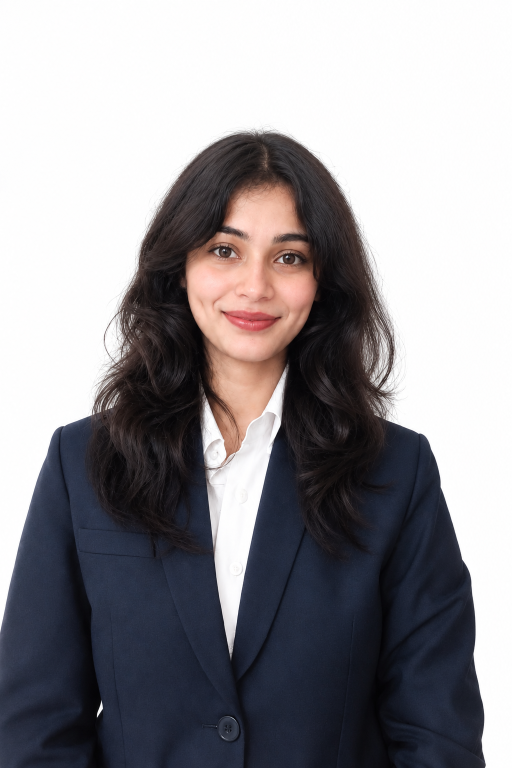
#> input picture me.jpg, 1024 x 1536 px, found by its file name (shown at 1/2 size)
$ python segment.py
#> lines starting #> are read from the running program, lines starting #| are printed output that depends on the picture; after the words box and inside, x2 and y2 are one past the last pixel; in counts of white or black regions, pixels touching at a corner belong together
import numpy as np
from PIL import Image
from scipy import ndimage

img = Image.open('me.jpg')
#> img is the input picture: PIL image 1024x1536 RGB; mean R, G, B 145.5, 143.1, 147.1
arr = np.array(img)
# The wall background is bright (R > 215, G > 210, B > 200)
# Let's check connected components starting from border
is_bg_color = (arr[:, :, 0] > 218) & (arr[:, :, 1] > 212) & (arr[:, :, 2] > 205)
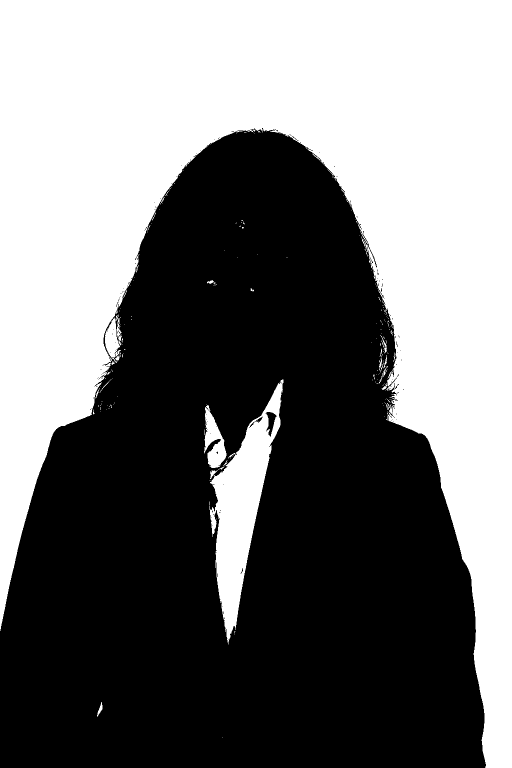
#> is_bg_color: shape (1536, 1024) bool (shown at 1/2 size); 45.9% white; 220 white regions (192 under 20 px), largest, box (x1, y1, x2, y2) and area: (0, 0, 1024, 1536) 686095, (419, 759, 567, 1289) 28847, (408, 810, 453, 936) 2986

# Label connected components of background
labeled, num_features = ndimage.label(is_bg_color)
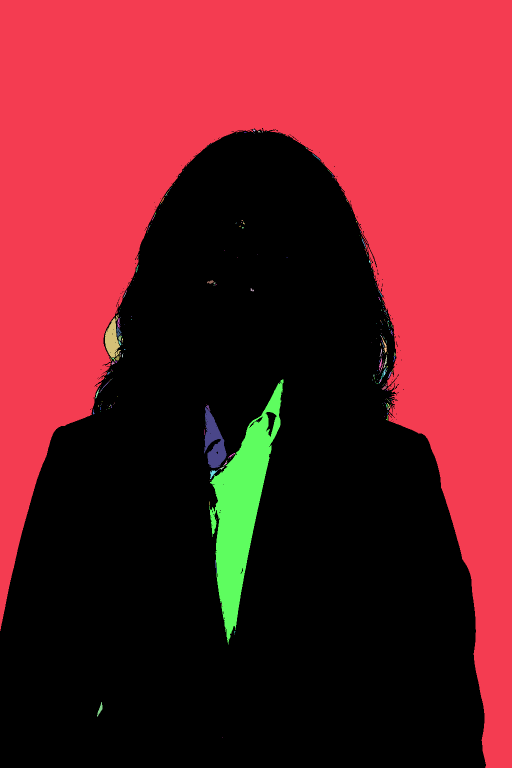
#> labeled: shape (1536, 1024) int32 (shown at 1/2 size); 420 distinct labels, from 0 to 419; one colour per label, 0 black
#> num_features = 419

# Find labels that touch the top border (definitely background)
top_labels = set(labeled[0, :])
#> top_labels = 1 item
left_labels = set(labeled[:500, 0])
#> left_labels = 1 item
right_labels = set(labeled[:500, -1])
#> right_labels = 1 item
bg_labels = (top_labels | left_labels | right_labels) - {0}
#> bg_labels = 1 item

bg_mask = np.isin(labeled, list(bg_labels))
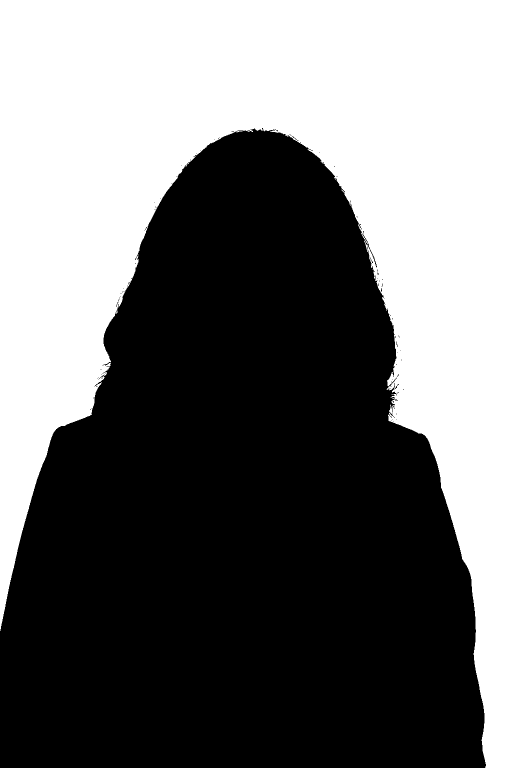
#> bg_mask: shape (1536, 1024) bool (shown at 1/2 size); 43.6% white; 1 white region, box (x1, y1, x2, y2) and area: (0, 0, 1024, 1536) 685869

# Now subject mask is NOT background
subject_mask = ~bg_mask

# Fill any small holes inside the subject (e.g. if part of shirt collar was white)
subject_mask = ndimage.binary_fill_holes(subject_mask)

# Slight morphological smoothing
# Binary closing to smooth hair edges
subject_mask = ndimage.binary_closing(subject_mask, structure=np.ones((5, 5)))
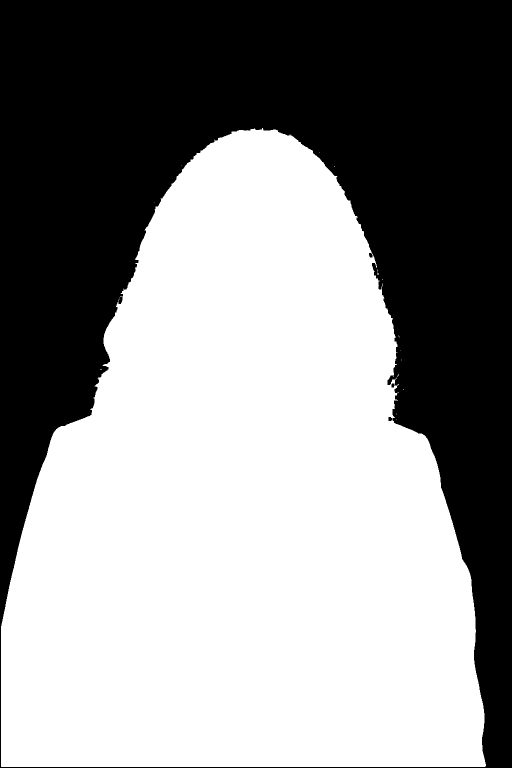
#> subject_mask: shape (1536, 1024) bool (shown at 1/2 size); 56.4% white; 4 black regions, box (x1, y1, x2, y2) and area: (0, 0, 1024, 1536) 686359, (777, 834, 785, 842) 55, (738, 506, 745, 515) 52, (783, 767, 789, 775) 44

# Convert to RGBA
alpha = (subject_mask.astype(np.uint8) * 255)
# Smooth alpha boundary slightly with Gaussian filter
alpha_smooth = ndimage.gaussian_filter(alpha.astype(float), sigma=1.2)
alpha_smooth = np.clip(alpha_smooth, 0, 255).astype(np.uint8)

rgba = np.dstack((arr, alpha_smooth))
out_img = Image.fromarray(rgba, 'RGBA')
out_img.save('me.png')
print("Successfully generated me.png with transparent background! Size:", out_img.size)
#| Successfully generated me.png with transparent background! Size: (1024, 1536)
